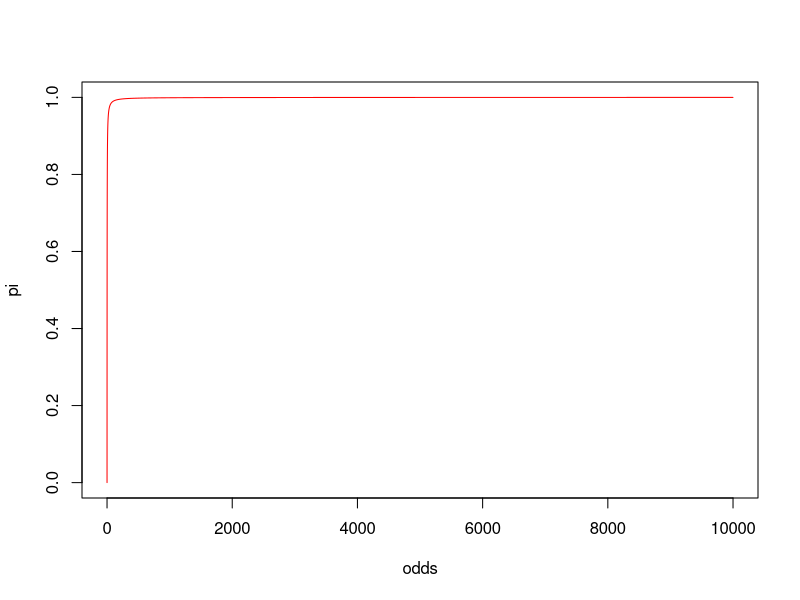
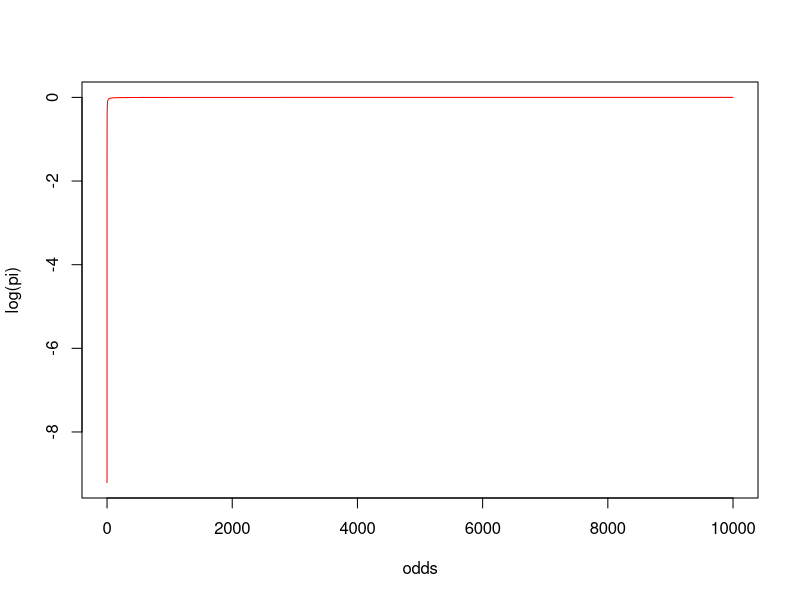
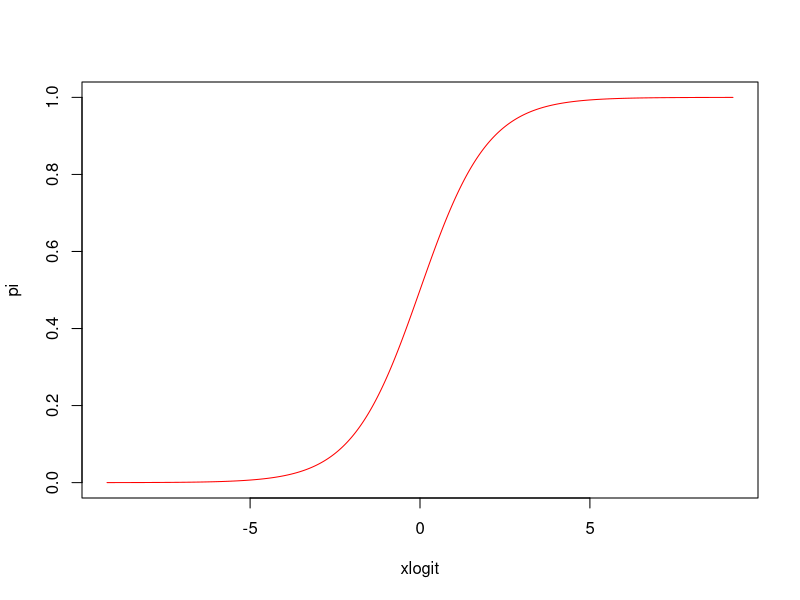
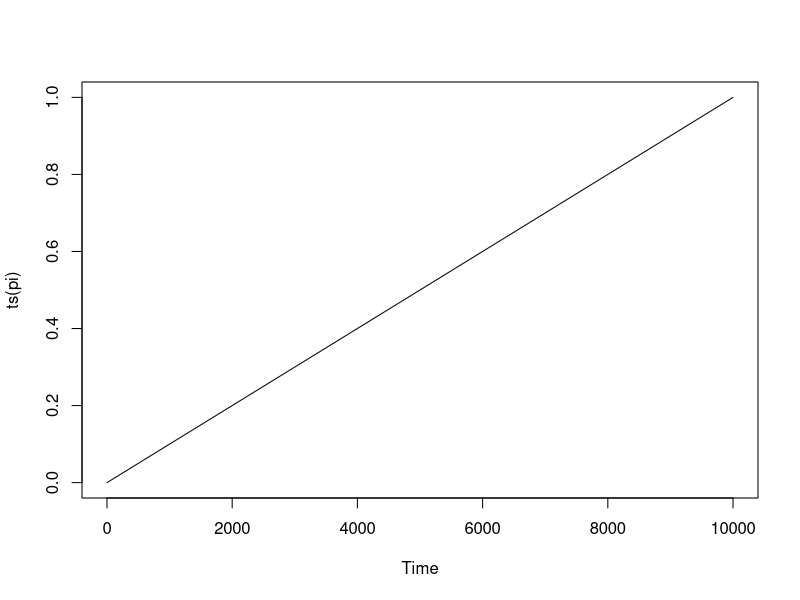
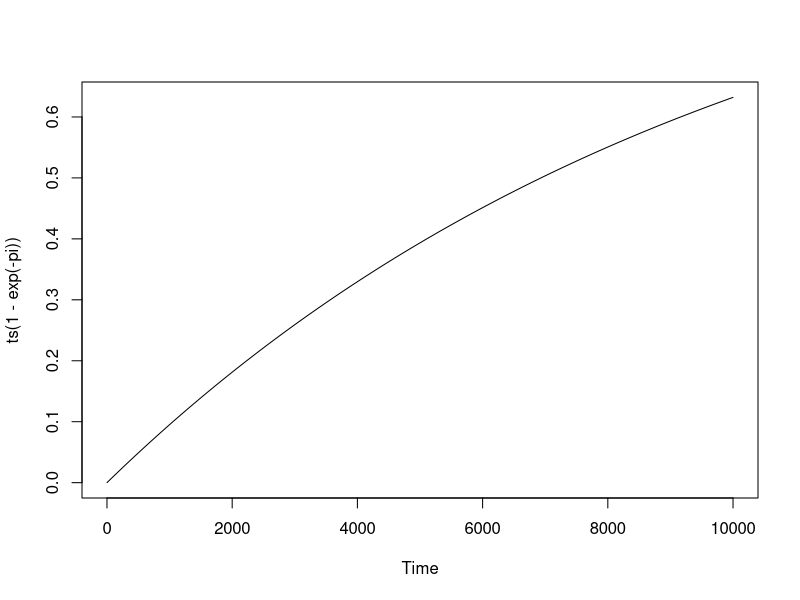
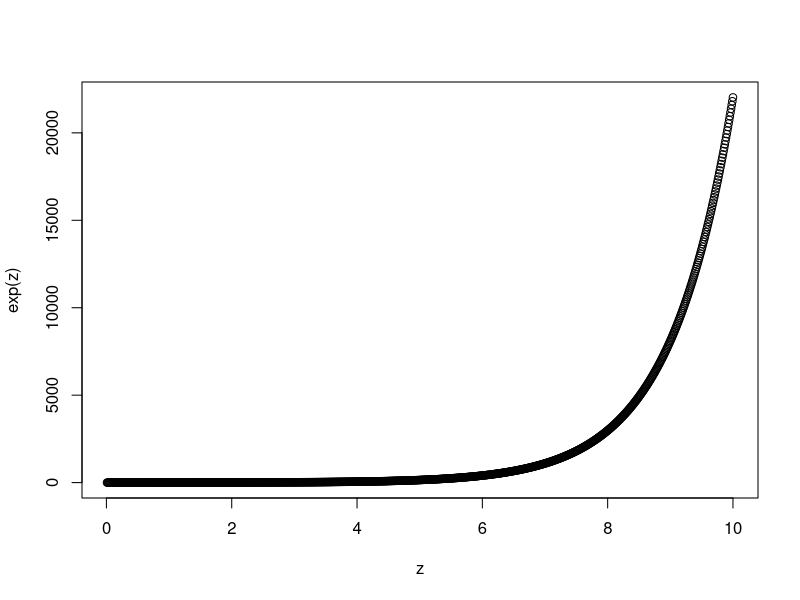
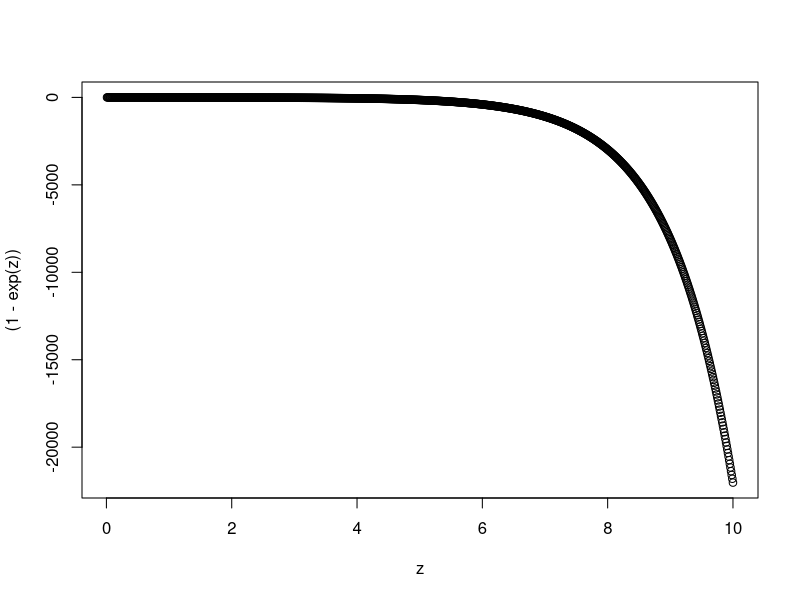
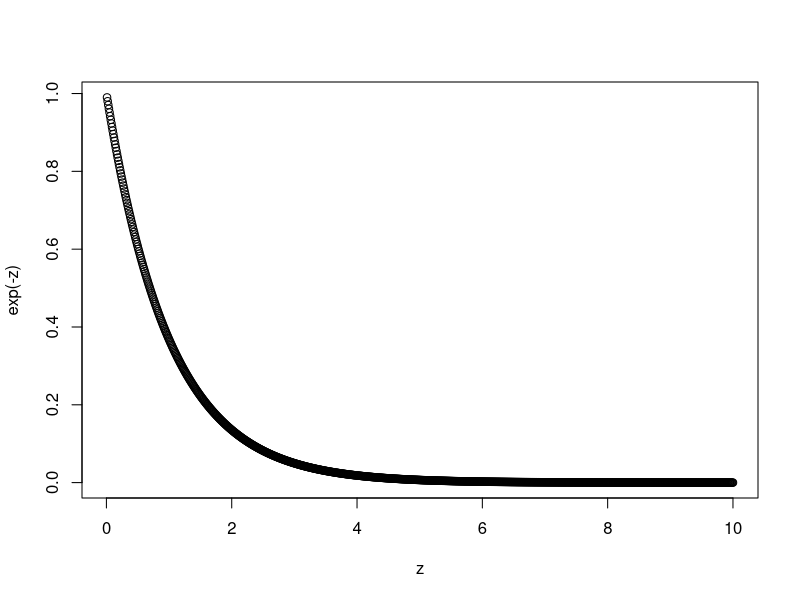

Recreate these plots in R, in order.



# logit transform example
# experimenting

pi = seq(0.0001, 0.9999, by = 0.0001)
length(pi)

odds = pi/(1-pi)

xlogit = log(odds)

plot(odds, pi, type = 'l', col = 'red')

plot(odds, log(pi), type = 'l', col = 'red')

plot(xlogit, pi, type = 'l', col = 'red')


plot(ts(pi))

plot(ts(1-exp(-pi)))


# experimenting

z = seq(0.01, 10, by = 0.01)
plot(z, exp(z))
plot(z, (1-exp(z)))
plot(z, exp(-z))


# use this one

plot(z, 1-exp(-z), type = 'l', col = 'blue')
grid()
